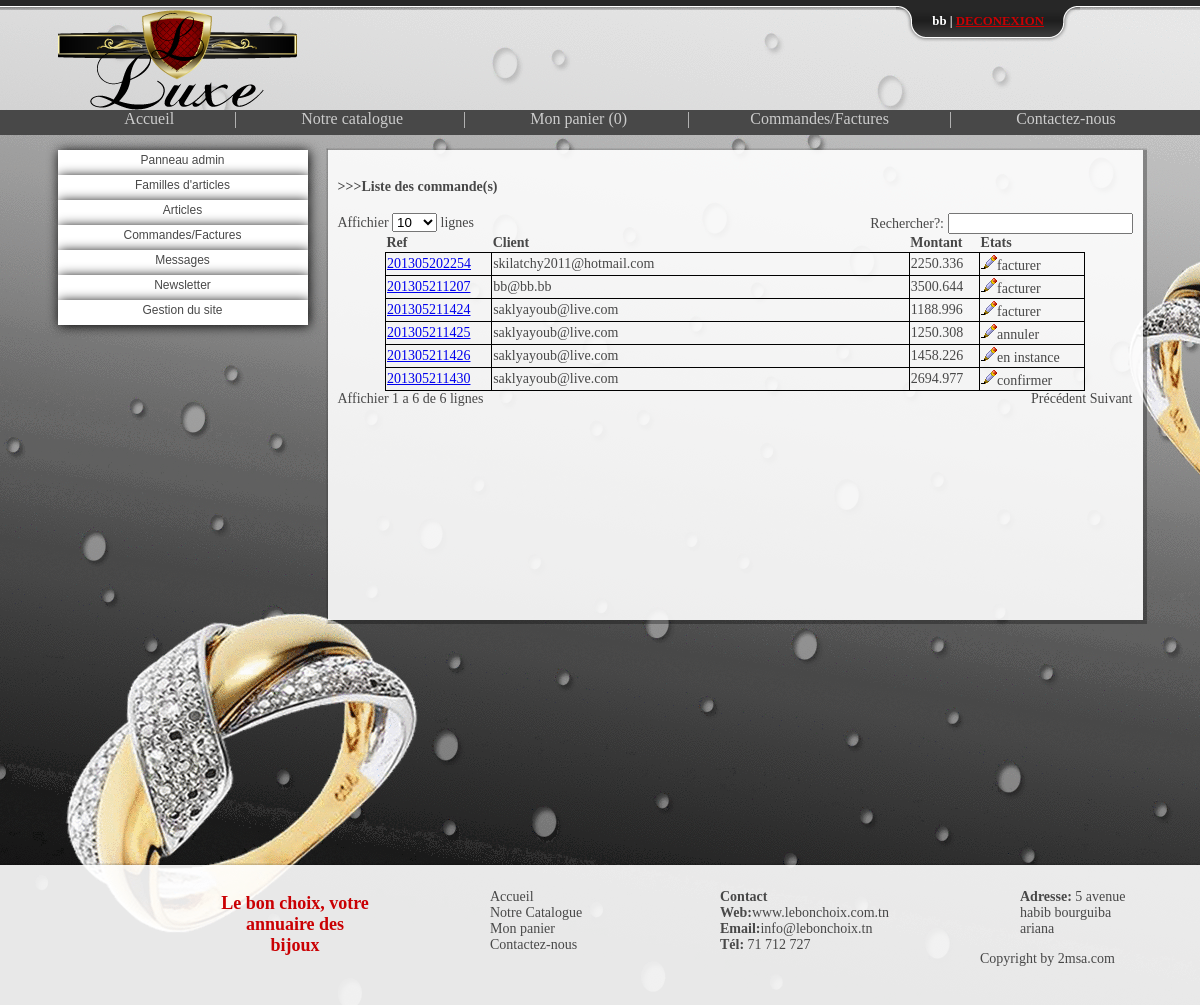
Page /root/g_commandes/liste.php (signed in) on the committed database.
### tables this page shows
CREATE TABLE IF NOT EXISTS `commande` (
  `id_cmd` varchar(30) NOT NULL,
  `email_clt` varchar(30) NOT NULL,
  `date_cmd` varchar(30) NOT NULL,
  `tel_contact_cmd` varchar(30) NOT NULL,
  `adresslivrison_cmd` varchar(250) NOT NULL,
  `montant_cmd` varchar(30) NOT NULL,
  `etats` varchar(30) NOT NULL,
  PRIMARY KEY (`id_cmd`),
  KEY `email_clt` (`email_clt`)
);

### include/function_statistiques.php (called while the page is built, shortened)
<?php
function somme_cmd_facturer($id_clt)
{
	global $connection;
	$sql=mysql_query("SELECT SUM(montant_cmd) FROM commande WHERE `email_clt` ='$id_clt' AND `etats` ='facturer' ", $connection);
	$s = mysql_fetch_array($sql);
	$s0 = $s[0];
	if ($s0>0){$somme = $s0;}else{$somme = '0.000';}
	return $somme;
}
?>

### root/g_commandes/liste.php (the view, shortened to what this page needs)
<?php
include('../../include/function.php');
include('../../include/function_statistiques.php')
?>
<!DOCTYPE html PUBLIC "-//W3C//DTD XHTML 1.0 Transitional//EN" "http://www.w3.org/TR/xhtml1/DTD/xhtml1-transitional.dtd">
<html xmlns="http://www.w3.org/1999/xhtml">
<head>
<link href="../../style/style.css" rel="stylesheet" type="text/css" />
</head>
<body>
<?php include('../../function/top_bar.php'); ?>
    <div id="head">
        <div id="head_container">
            <div id="head_logo">
                <img src="../../style/img/logo.png" alt="Le Bon Choix !"/>
            </div>
        </div>
    </div>
	<?php include('../../function/nav.php');?>
    <div id="contenant">
        <div id="side_bar">
        <?php
        include('../menuadmin.php');
        ?>
        </div>
        <div id="container">
            <div id="container_under_admin" class="g_box">
<h4>>>>Liste des commande(s)</h4>
<?php
$sql = mysql_query(" SELECT * FROM commande ",$connection);
echo'
<table width="700px" id="ad_table" class="center">
	<thead>
		<tr>
			<th width="15%">Ref</th>
			<th width="60%">Client</th>
			<th width="10%">Montant</th>
			<th width="15%">Etats</th>
		</tr>
	</thead>';
while ($r = mysql_fetch_object($sql))
{
	$id_cmd			= $r->id_cmd;
	$email_clt		= $r->email_clt;
	$montant_cmd	= $r->montant_cmd;
	$etats			= $r->etats;
	$clt			= recup_info_client($email_clt);
	echo'<tr>
			<td><a href="../../cmd_fact.php?id_cmd='.$id_cmd.'" target="new">'.$id_cmd.'</a></td>
			<td>
				<j>'.$email_clt.'
					<span>
						<table width="310" style="text-align:right">
						  <tr>
						  	<td colspan="4"><center><b>Info Client</b></center></td>
						  </tr>
						  <tr>
							<td width="90">Nom : </td>
							<td colspan="3" style="text-align:center"><b>'.$clt->nom_clt.'</b></td>
						  </tr>
						  <tr>
							<td>Prenom :</td>
							<td colspan="3" style="text-align:center"><b>'.$clt->prenom_clt.'</b></td>
						  </tr>
						  <tr>
							<td>Annulation :</td>
							<td width="37"><b>'.nbr_cmd_annuler($email_clt).'</b></td>
							<td width="59">Somme : </td>
							<td width="96"><b>'.somme_cmd_annuler($email_clt).'</b></td>
						  </tr>
						  <tr>
							<td>En cours :</td>
							<td><b>'.nbr_cmd_encours($email_clt).'</b></td>
							<td>Somme :</td>
							<td><b>'.somme_cmd_encours($email_clt).'</b></td>
						  </tr>
						  <tr>
							<td>Facture :</td>
							<td><b>'.nbr_facturer($email_clt).'</b></td>
							<td>Somme :</td>
							<td><b>'.somme_cmd_facturer($email_clt).'</b></td>
						  </tr>
						</table>
					</span>
				</j>
			</td>
			<td>'.$montant_cmd.'</td>
			<td><a href="cmd_fact.php?id_cmd='.$id_cmd.'" target="new"><img src="../../style/img/b_edit.png"></a>'.$etats.'</td>
		</tr>';
}
echo'
</table>
';
?>
            </div>
        </div>
    </div>
    <div id="footer">
        <?php include('../../function/footer.php');?>
    </div>
</body>
</html>

### style/style.css (style rules this page uses)
html, body { border: 0; margin: 0; padding: 0; }
body { background-image:url(img/bg.png); background-repeat:no-repeat; }
img { border:none; }
#head { height:100px;background-color: rgba(255, 255, 255, 0.5); }
#head_container { height:100px;width:1085px;margin:0 auto; }
#head_logo { float:left;height:100px;width:250px; }
#head_logo img { border:none; }
#contenant { height:700px;width:1085px;margin:15px auto; }
#side_bar { float:left;width:250px;height:700px; }
#container { float:right;height:700px;width:815px; }
#container_under_admin { height:450px;overflow:scroll; text-align:justify; }
.g_box { -webkit-box-shadow:0.5px 0.5px 1px 3px rgba(0, 0, 0, .3);box-shadow:0.5px 0.5px 1px 3px rgba(0, 0, 0, .3);background-color: rgba(255, 255, 255, 0.9);font-size:14px;color:#484848;padding:10px; }
#footer { height:120px; }
.center { margin-left:auto;margin-right:auto; }
#ad_table { border-collapse:collapse; width:90%; }
#ad_table tr td { border:1px solid black; }

### rows in the picture
commande: id_cmd "201305202254", email_clt "skilatchy2011@hotmail.com", montant_cmd "2250.336", etats "facturer"
commande: id_cmd "201305211207", email_clt "bb@bb.bb", montant_cmd "3500.644", etats "facturer"
commande: id_cmd "201305211424", email_clt "saklyayoub@live.com", montant_cmd "1188.996", etats "facturer"
commande: id_cmd "201305211425", email_clt "saklyayoub@live.com", montant_cmd "1250.308", etats "annuler"
commande: id_cmd "201305211426", email_clt "saklyayoub@live.com", montant_cmd "1458.226", etats "en instance"
commande: id_cmd "201305211430", email_clt "saklyayoub@live.com", montant_cmd "2694.977", etats "confirmer"

### other values in the picture
$clt "bb"
nombre_article_dans_panier() "0"
